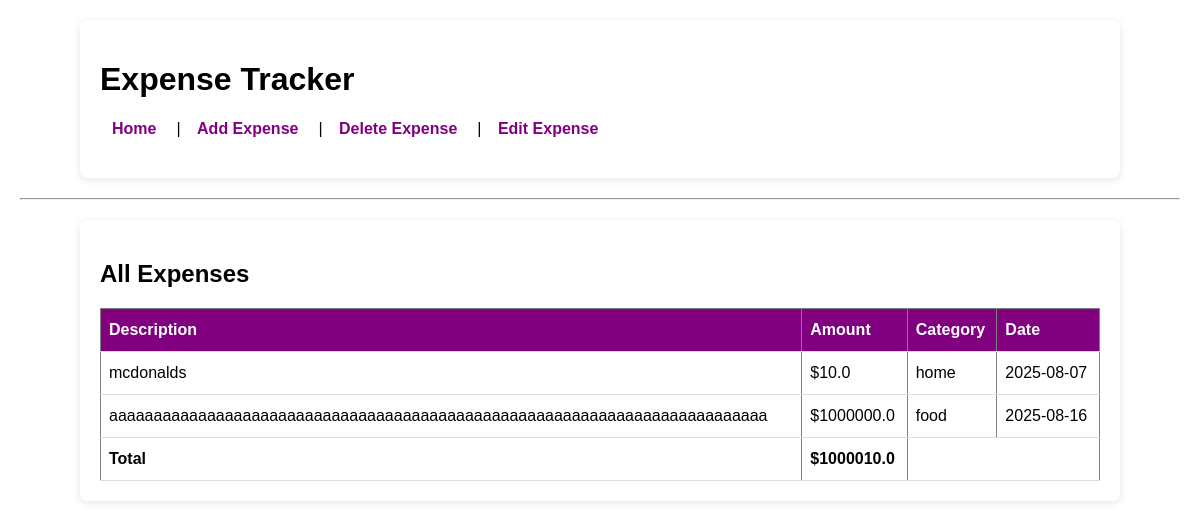
The app's page /, older data.
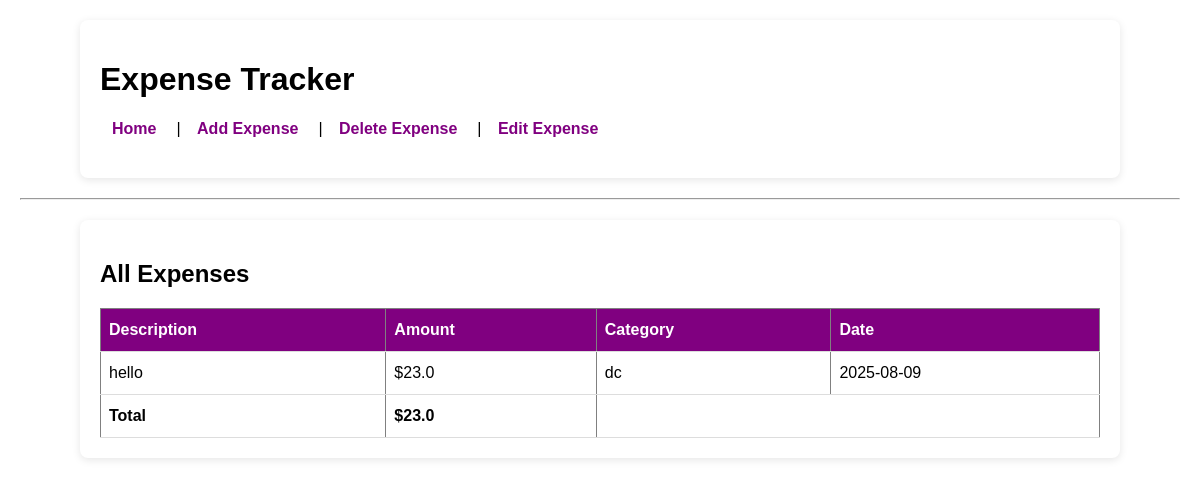
The same page, newer data.
### tables this page shows
CREATE TABLE expenses
                 (id INTEGER PRIMARY KEY AUTOINCREMENT,
                  description TEXT,
                  amount REAL,
                  category TEXT,
                  date TEXT);

### app.py (the view)
@app.route('/')
def index():
    expenses, total = get_expenses()
    return render_template('index.html', expenses=expenses, total=total)

### app.py (called while the page is built)
def get_expenses():
    conn = sqlite3.connect('expenses.db')
    conn.row_factory = sqlite3.Row
    c = conn.cursor()
    c.execute("SELECT * FROM expenses")
    expenses = c.fetchall()
    total = sum([expense['amount'] for expense in expenses])
    conn.close()
    return expenses, total

### templates/index.html
{% extends "base.html" %}
{% block content %}
<div class="container">
<h2>All Expenses</h2>
<table border="1" cellpadding="5">
    <tr>
        <th>Description</th>
        <th>Amount</th>
        <th>Category</th>
        <th>Date</th>
    </tr>
    {% for expense in expenses %}
    <tr>
        <td>{{ expense['description'] }}</td>
        <td>${{ expense['amount']|round(2) }}</td>
        <td>{{ expense['category'] }}</td>
        <td>{{ expense['date'] }}</td>
    </tr>
    {% endfor %}
    <tr>
        <td><strong>Total</strong></td>
        <td><strong>${{ total|round(2) }}</strong></td>
        <td colspan="2"></td>
    </tr>
</table>
</div>
{% endblock %}

### templates/base.html (shortened to what this page needs)
<!DOCTYPE html>
<html>
<head>
    <link rel="stylesheet" href="{{ url_for('static', filename='style.css') }}">
</head>
<body>
    <div class="container">
    <h1>Expense Tracker</h1>
    <nav>
        <a href="{{ url_for('index') }}">Home</a>|
        <a href="{{ url_for('add_expense') }}">Add Expense</a>|
        <a href="{{ url_for('delete_page') }}">Delete Expense</a>|
        <a href="{{ url_for('edit_page') }}">Edit Expense</a>
    </nav>
    </div>
    <hr>
    {% block content %}{% endblock %}
</body>
</html>

### static/style.css (style rules this page uses)
body { font-family: Arial, sans-serif; margin: 20px; }
nav { margin-bottom: 20px; }
nav a { margin-right: 10px; text-decoration: none; font-weight: bold; color: purple; text-decoration: none; padding: 6px 12px; margin-right: 8px; border-radius: 4px; transition: .2; }
table { border-collapse: collapse; width: 60%; }
th, td { padding: 8px; text-align: left; }
.container { max-width: 1000px; margin: 20px auto; padding: 20px; background-color: #fff; border-radius: 8px; box-shadow: 0 2px 8px rgba(0,0,0,0.1); overflow-x: auto; }
table { border-collapse: collapse; width: 100%; margin-top: 20px; }
th { background-color: purple; color: white; }
td, th { border-bottom: 1px solid #ddd; padding: 12px 8px; }

Row changes from the older to the newer data that the page shows:
removed expenses: description "mcdonalds", amount "10.0", category "home", date "2025-08-07"
removed expenses: description "aaaaaaaaaaaaaaaaaaaaaaaaaaaaaaaaaaaaaaaaaaaaaaaaaaaaaaaaaaaaaaaaaaaaaaaaaa", amount "1000000.0", category "food", date "2025-08-16"
added expenses: description "hello", amount "23.0", category "dc", date "2025-08-09"
Text that changed along with them:
{{ total|round(2) }}: "1000010.0" → "23.0"
